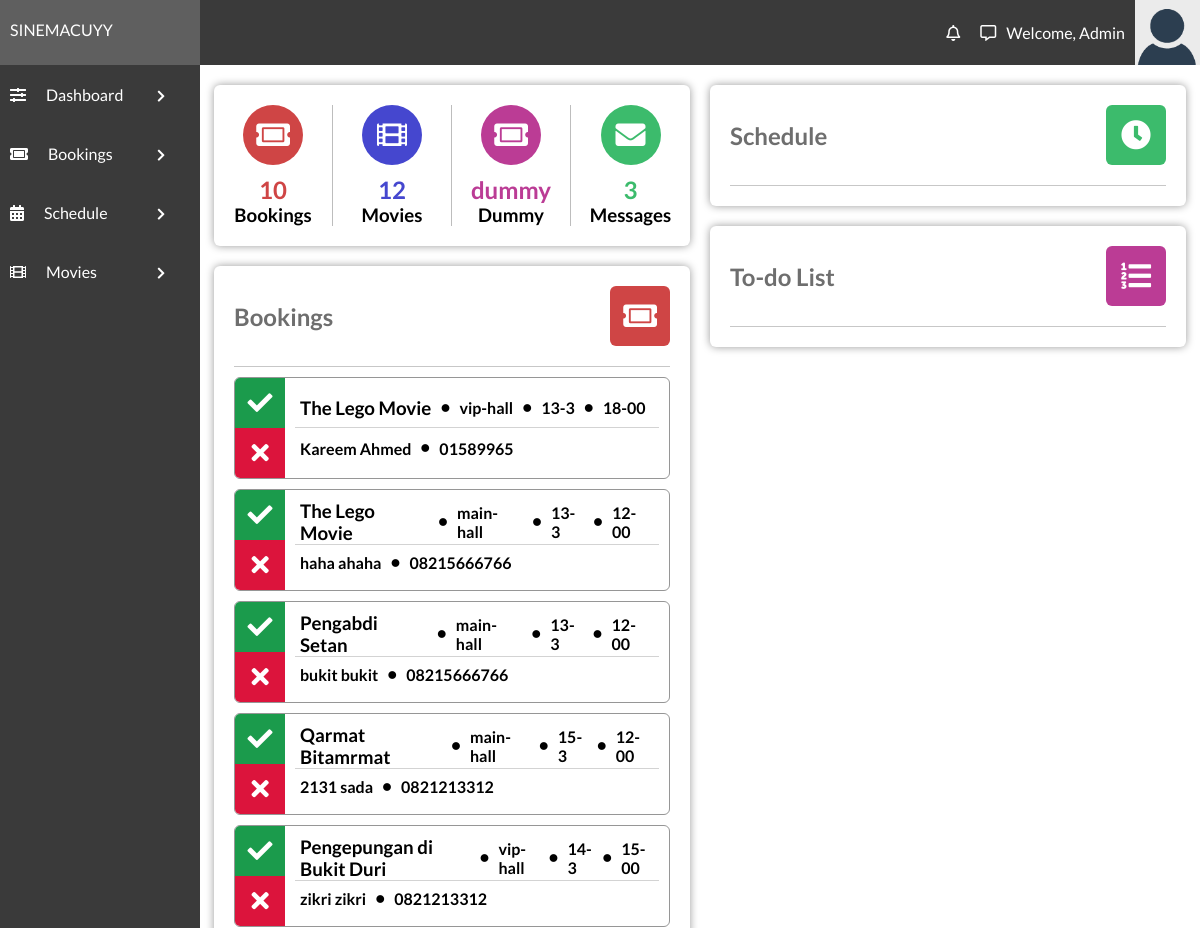
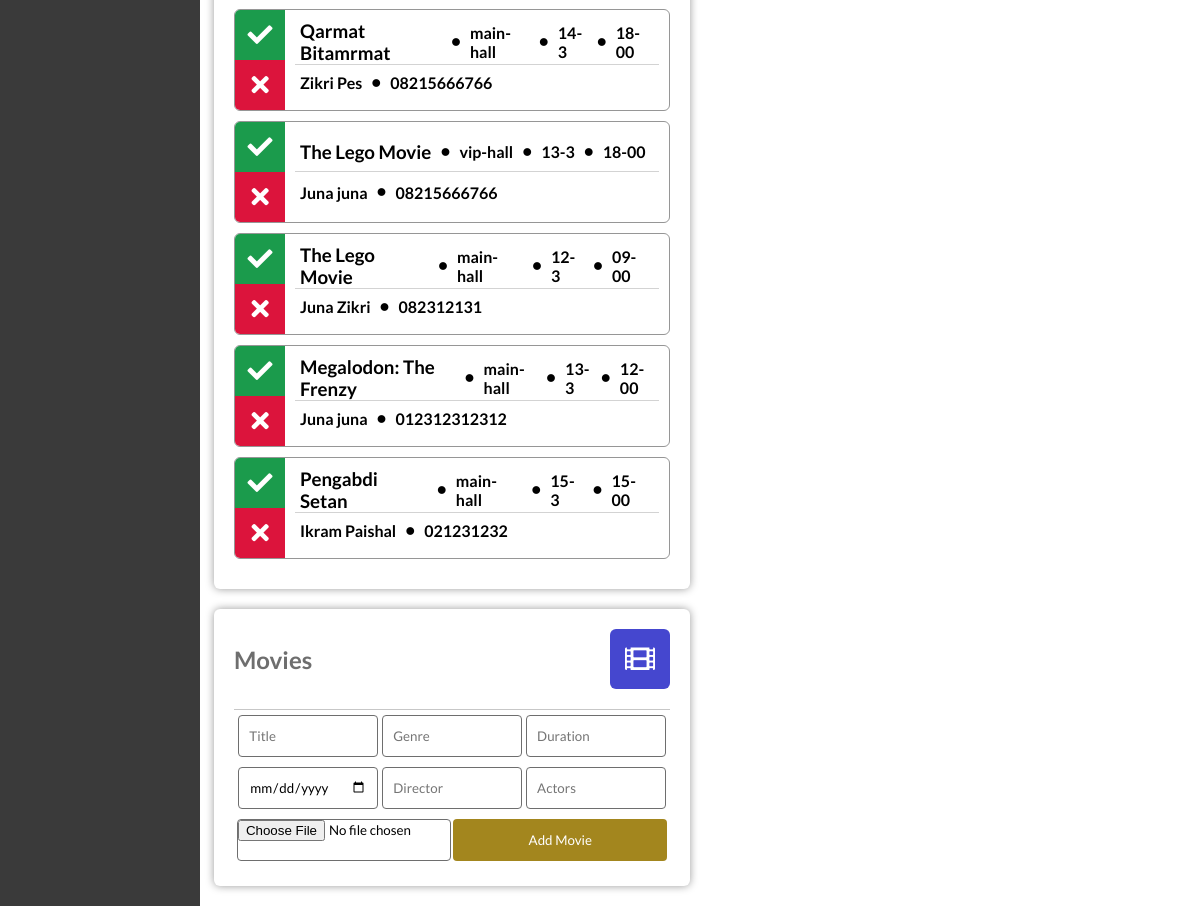
/cinema/admin/admin.php, run on the app's committed database (2 pictures, top to bottom).
### tables this page shows
CREATE TABLE `bookingtable` (
  `bookingID` int(11) NOT NULL,
  `movieName` varchar(100) DEFAULT NULL,
  `bookingTheatre` varchar(100) NOT NULL,
  `bookingType` varchar(100) DEFAULT NULL,
  `bookingDate` varchar(50) NOT NULL,
  `bookingTime` varchar(50) NOT NULL,
  `bookingFName` varchar(100) NOT NULL,
  `bookingLName` varchar(100) DEFAULT NULL,
  `bookingPNumber` varchar(12) NOT NULL,
  `movieID` int(11) DEFAULT NULL
);

### cinema/admin/admin.php (the view, shortened to what this page needs)
<!DOCTYPE html>
<html lang="en">
<head>
    <link rel="stylesheet" href="../style/styles.css">
    <link rel="stylesheet" href="https://use.fontawesome.com/releases/v5.7.2/css/all.css"
>
</head>
<body>
    <?php
    $link = mysqli_connect("localhost", "root", "", "cinema");
    $sql = "SELECT * FROM bookingTable";
    $bookingsNo=mysqli_num_rows(mysqli_query($link, $sql));
    $messagesNo=mysqli_num_rows(mysqli_query($link, "SELECT * FROM feedbackTable"));
    $moviesNo=mysqli_num_rows(mysqli_query($link, "SELECT * FROM movieTable"));
    ?>
    <div class="admin-section-header">
        <div class="admin-logo">
            SINEMACUYY
        </div>
        <div class="admin-login-info">
            <i class="far fa-bell admin-notification-button"></i>
            <i class="far fa-comment-alt"></i>
            <a href="#">Welcome, Admin</a>
            <img class="admin-user-avatar" src="../img/avatar.png" alt="">
        </div>
    </div>
    <div class="admin-container">
        <div class="admin-section admin-section1 ">
            <ul>
                <li><i class="fas fa-sliders-h"></i><a href="admin.php">Dashboard </a><i class="fas admin-dropdown fa-chevron-right"></i></li>
                <li><i class="fas fa-ticket-alt"></i><a href="">Bookings</a> <i class="fas admin-dropdown fa-chevron-right"></i></li>
                <li class="admin-navigation-schedule"><i class="fas fa-calendar-alt"></i>Schedule <i
                        class="fas admin-dropdown fa-chevron-right"></i>
                </li>
                <li><i class="fas fa-film"></i>Movies <i class="fas admin-dropdown fa-chevron-right"></i></li>
            </ul>
        </div>
        <div class="admin-section admin-section2">
            <div class="admin-section-column">
                <div class="admin-section-panel admin-section-stats">
                    <div class="admin-section-stats-panel">
                        <i class="fas fa-ticket-alt" style="background-color: #cf4545"></i>
                        <h2 style="color: #cf4545"><?php echo $bookingsNo ?></h2>
                        <h3>Bookings</h3>
                    </div>
                    <div class="admin-section-stats-panel">
                        <i class="fas fa-film" style="background-color: #4547cf"></i>
                        <h2 style="color: #4547cf"><?php echo $moviesNo ?></h2>
                        <h3>Movies</h3>
                    </div>
                    <div class="admin-section-stats-panel">
                        <i class="fas fa-ticket-alt" style="background-color: #bb3c95"></i>
                        <h2 style="color: #bb3c95">dummy</h2>
                        <h3>Dummy</h3>
                    </div>
                    <div class="admin-section-stats-panel" style="border: none">
                        <i class="fas fa-envelope" style="background-color: #3cbb6c"></i>
                        <h2 style="color: #3cbb6c"><?php echo $messagesNo ?></h2>
                        <h3>Messages</h3>
                    </div>
                </div>
                <div class="admin-section-panel admin-section-panel1">
                    <div class="admin-panel-section-header">
                        <h2>Bookings</h2>
                        <i class="fas fa-ticket-alt" style="background-color: #cf4545"></i>
                    </div>
                    <div class="admin-panel-section-content">
                        <?php
                        if($result = mysqli_query($link, $sql)){
                            if(mysqli_num_rows($result) > 0){
                                while($row = mysqli_fetch_array($result)){
                                    echo "<div class=\"admin-panel-section-booking-item\">\n";
                                    echo "                            <div class=\"admin-panel-section-booking-response\">\n";
                                    echo "                                <i class=\"fas fa-check accept-booking\" title=\"Verify booking\"></i>\n";
                                    echo "                                <a href='deleteBooking.php?id=".$row['bookingID']."'><i class=\"fas fa-times decline-booking\" title=\"Reject booking\"></i></a>\n";
                                    echo "                            </div>\n";
                                    echo "                            <div class=\"admin-panel-section-booking-info\">\n";
                                    echo "                                <div>\n";
                                    echo "                                    <h3>". $row['movieName'] ."</h3>\n";
                                    echo "                                    <i class=\"fas fa-circle \"></i>\n";
                                    echo "                                    <h4>". $row['bookingTheatre'] ."</h4>\n";
                                    echo "                                    <i class=\"fas fa-circle \"></i>\n";
                                    echo "                                    <h4>". $row['bookingDate'] ."</h4>\n";
                                    echo "                                    <i class=\"fas fa-circle \"></i>\n";
                                    echo "                                    <h4>". $row['bookingTime'] ."</h4>\n";
                                    echo "                                </div>\n";
                                    echo "                                <div>\n";
                                    echo "                                    <h4>". $row['bookingFName'] ." ". $row['bookingLName'] ."</h4>\n";
                                    echo "                                    <i class=\"fas fa-circle\"></i>\n";
                                    echo "                                    <h4>". $row['bookingPNumber'] ."</h4>\n";
                                    echo "                                </div>\n";
                                    echo "                            </div>\n";
                                    echo "                        </div>";
                                }
                            } else{
                                echo '<h4 class="no-annot">No Bookings right now</h4>';
                            }
                        } else{
                            echo "ERROR: Could not able to execute $sql. " . mysqli_error($link);
                        }
                        ?>
                    </div>
                </div>
                <div class="admin-section-panel admin-section-panel2">
                    <div class="admin-panel-section-header">
                        <h2>Movies</h2>
                        <i class="fas fa-film" style="background-color: #4547cf"></i>
                    </div>
                    <form action="" method="POST">
                        <input placeholder="Title" type="text" name="movieTitle" required>
                        <input placeholder="Genre" type="text" name="movieGenre" required>
                        <input placeholder="Duration" type="number" name="movieDuration" required>
                        <input placeholder="Release Date" type="date" name="movieRelDate" required>
                        <input placeholder="Director" type="text" name="movieDirector" required>
                        <input placeholder="Actors" type="text" name="movieActors" required>
                        <input type="file" name="movieImg" accept="image/*">
                        <button type="submit" value="submit" name="submit" class="form-btn">Add Movie</button>
                    </form>
                </div>
            </div>
            <div class="admin-section-column">
                <div class="admin-section-panel admin-section-panel4">
                    <div class="admin-panel-section-header">
                        <h2>Schedule</h2>
                        <i class="fas fa-clock" style="background-color: #3cbb6c"></i>
                    </div>
                </div>
                <div class="admin-section-panel admin-section-panel5">
                    <div class="admin-panel-section-header">
                        <h2>To-do List</h2>
                        <i class="fas fa-list-ol" style="background-color: #bb3c95"></i>
                    </div>
                </div>
            </div>
        </div>
    </div>
</body>
</html>

### cinema/style/styles.css (style rules this page uses)
* { margin: 0; padding: 0; box-sizing: border-box; font-family: 'Lato', sans-serif; text-decoration: none; color: unset; }
.admin-dropdown { float: right; font-style: normal; margin-left: 3px; font-size: 13px; position: absolute; right: 15px; top: 25px; margin: 0; }
.admin-section-header { color: #FFF; width: 100%; background-color: #3a3a3a; display: grid; grid-template-columns: 1fr 5fr; }
.admin-user-avatar { width: 65px; }
.admin-login-info { display: flex; align-items: center; justify-content: flex-end; }
.admin-login-info i { margin: 0 10px; cursor: pointer; }
.admin-login-info img { margin-left: 10px; }
.admin-logo { padding: 20px 10px; background-color: #5f5f5f; }
.admin-container { display: grid; grid-template-columns: 1fr 5fr; }
.admin-section1 { background-color: #3a3a3a; height: 100%; }
.admin-section1 ul li { width: 100%; padding: 20px 10px; background-color: #3a3a3a; color: #FFF; transition: all 0.3s ease; position: relative; cursor: pointer; }
.admin-section1 ul li i { margin-right: 20px; }
.admin-section2 { display: flex; flex-wrap: wrap; padding: 0 4px; }
.admin-section-column { flex: 50%; max-width: 50%; padding: 0 10px; }
.admin-section-panel { width: 100%; vertical-align: middle; background-color: #FFF; -webkit-border-radius: 6px; -moz-border-radius: 6px; border-radius: 6px; -webkit-box-shadow: 0px 0px 9px 0px rgba(0, 0, 0, 0.40); -moz-box-shadow: 0px 0px 9px 0px rgba(0, 0, 0, 0.40); box-shadow: 0px 0px 9px 0px rgba(0, 0, 0, 0.40); padding: 20px; margin: 20px 0; }
.admin-panel-section-header { display: flex; align-items: center; justify-content: flex-start; padding-bottom: 20px; border-bottom: #c7c7c7 1px solid; }
.admin-panel-section-header>h2 { color: #6e6e6e; }
.admin-panel-section-header>i { text-align: center; font-size: 30px; color: white; height: 60px; width: 60px; border-radius: 10%; line-height: 60px; transition: all 0.5s ease; margin-left: auto; cursor: pointer; }
.admin-section-stats { display: flex; padding: 20px 0; }
.admin-section-stats-panel { flex: 25%; max-width: 25%; text-align: center; border-right: #bdbdbd 1px solid; }
.admin-section-stats-panel>i { font-size: 30px; color: white; height: 60px; width: 60px; border-radius: 50%; line-height: 60px; transition: all 0.5s ease; margin-bottom: 10px; }
.admin-panel-section-booking-item { background-color: none; -webkit-border-radius: 6px; -moz-border-radius: 6px; border-radius: 6px; border: #969696 1px solid; margin: 10px 0; overflow: hidden; display: flex; transition: all 0.6s ease; }
.admin-panel-section-booking-response i { font-size: 25px; height: 50px; width: 50px; color: #FFF; line-height: 50px; text-align: center; display: block; cursor: pointer; }
.admin-panel-section-booking-response .accept-booking { background-color: #1b9b4c; }
.admin-panel-section-booking-response .decline-booking { background-color: #dc143c; }
.admin-panel-section-booking-info { margin: 10px 10px; display: flex; flex: 100%; flex-direction: column; justify-content: center; }
.admin-panel-section-booking-info div:first-child { border-bottom: #d3d3d3 1px solid; }
.admin-panel-section-booking-info>div { height: 100%; display: flex; }
.admin-panel-section-booking-info>div>* { display: inline-block; margin: auto 5px; }
.admin-panel-section-booking-info>div .fa-circle { font-size: 8px; }
.admin-section-panel2 form { display: flex; justify-content: space-evenly; flex-wrap: wrap; align-items: center; }
.admin-section-panel2 form input { border-radius: 4px; border: 1px solid #6e6e6e; padding: 10px; width: 32%; height: 42px; margin: 5px 0; }
.admin-section-panel2 form input[type="file"] { width: 49%; padding: 0; }
.admin-section-panel2 form button { border-radius: 4px; border: none; padding: 10px; width: 49%; text-align: center; background-color: #a3861e; color: #FFF; transition: all 0.7s ease; cursor: pointer; height: 42px; }

### data on the page
bookingtable: movieName "The Lego Movie", bookingTheatre "vip-hall", bookingDate "13-3", bookingTime "18-00", bookingFName "Kareem", bookingLName "Ahmed", bookingPNumber "01589965"
bookingtable: movieName "The Lego Movie", bookingTheatre "main-hall", bookingDate "13-3", bookingTime "12-00", bookingFName "haha", bookingLName "ahaha", bookingPNumber "08215666766"
bookingtable: movieName "Pengabdi Setan", bookingTheatre "main-hall", bookingDate "13-3", bookingTime "12-00", bookingFName "bukit", bookingLName "bukit", bookingPNumber "08215666766"
bookingtable: movieName "Qarmat Bitamrmat", bookingTheatre "main-hall", bookingDate "15-3", bookingTime "12-00", bookingFName "2131", bookingLName "sada", bookingPNumber "0821213312"
bookingtable: movieName "Pengepungan di Bukit Duri", bookingTheatre "vip-hall", bookingDate "14-3", bookingTime "15-00", bookingFName "zikri", bookingLName "zikri", bookingPNumber "0821213312"
bookingtable: movieName "Qarmat Bitamrmat", bookingTheatre "main-hall", bookingDate "14-3", bookingTime "18-00", bookingFName "Zikri", bookingLName "Pes", bookingPNumber "08215666766"
bookingtable: movieName "The Lego Movie", bookingTheatre "vip-hall", bookingDate "13-3", bookingTime "18-00", bookingFName "Juna", bookingLName "juna", bookingPNumber "08215666766"
bookingtable: movieName "The Lego Movie", bookingTheatre "main-hall", bookingDate "12-3", bookingTime "09-00", bookingFName "Juna", bookingLName "Zikri", bookingPNumber "082312131"
bookingtable: movieName "Megalodon: The Frenzy", bookingTheatre "main-hall", bookingDate "13-3", bookingTime "12-00", bookingFName "Juna", bookingLName "juna", bookingPNumber "012312312312"
bookingtable: movieName "Pengabdi Setan", bookingTheatre "main-hall", bookingDate "15-3", bookingTime "15-00", bookingFName "Ikram", bookingLName "Paishal", bookingPNumber "021231232"

### other printed values
$bookingsNo "10"
$moviesNo "12"
$messagesNo "3"
